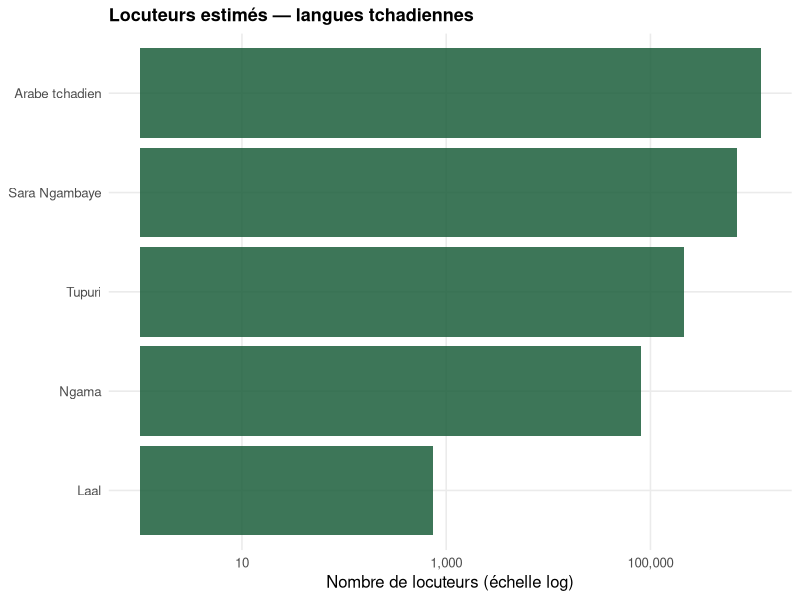

Generate this figure with R:
## ---- chunk 1
#| echo: true
#| fig-cap: "Exemple de figure avec ggplot2"
#| fig-width: 7
#| fig-height: 4

library(ggplot2)

# Exemple de données
df <- data.frame(
  langue = c("Sara Ngambaye", "Laal", "Arabe tchadien", "Ngama", "Tupuri"),
  locuteurs = c(700000, 750, 1200000, 80000, 215000)
)

ggplot(df, aes(x = reorder(langue, locuteurs), y = locuteurs)) +
  geom_col(fill = "#1B5E3B", alpha = 0.85) +
  coord_flip() +
  scale_y_log10(labels = scales::comma) +
  labs(
    title = "Locuteurs estimés — langues tchadiennes",
    x = NULL,
    y = "Nombre de locuteurs (échelle log)"
  ) +
  theme_minimal(base_size = 12) +
  theme(
    plot.title = element_text(size = 13, face = "bold"),
    panel.grid.minor = element_blank()
  )
